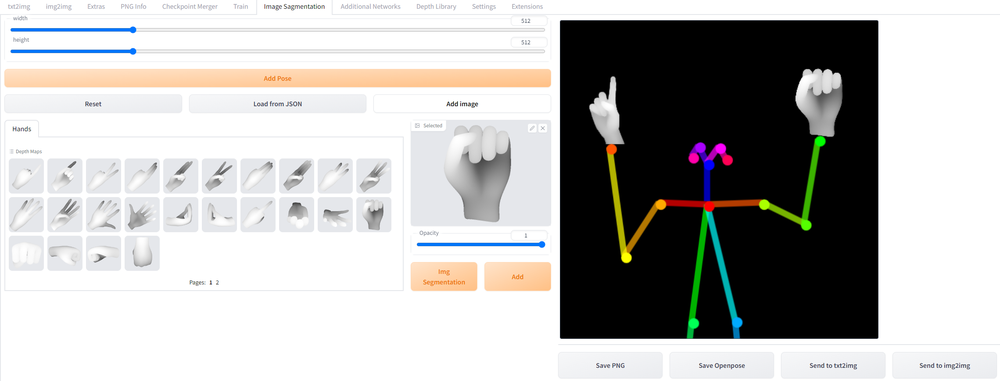
#> input picture images/1.png, 1000 x 381 px, shrunk from 2279 x 868 before the run
$ python -i util.py   (imports and definitions only)
#> lines starting #> are read from the running program, lines starting #| are printed output that depends on the picture; after the words box and inside, x2 and y2 are one past the last pixel; in counts of white or black regions, pixels touching at a corner belong together
# This code from https://github.com/lllyasviel/ControlNet

import math
import numpy as np
import matplotlib
import cv2


# [158 lines left out: functions padRightDownCorner, transfer, draw_bodypose, draw_handpose, handDetect, npmax, not called in this run]

def img_segmentation(file_path):
    # 读入图像
#> called with file_path = '../../images/1.png'
    print(file_path)
    # file_path = file_path.encode('gbk').decode('utf-8')
    image = cv2.imread(file_path)
#> image is the input picture: shape (381, 1000, 3); mean B, G, R 181.4, 183, 183.6

    # 转换为灰度图像
    # gray = cv2.cvtColor(image, cv2.COLOR_BGR2GRAY)

    # 应用边缘检测算法
    canny = cv2.Canny(image, 30, 150)
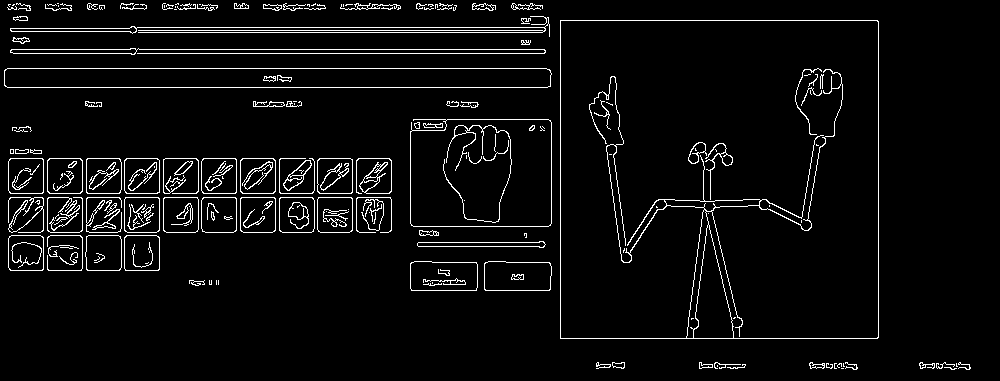
#> canny: shape (381, 1000); 4.8% white in thin lines or dots

    # 执行形态学操作，以便提取主体
    kernel = np.ones((5, 5), np.uint8)
    dilation = cv2.dilate(canny, kernel, iterations=1)
#> dilation: shape (381, 1000); 21.4% white; 37 white regions, largest, box (x1, y1, x2, y2) and area: (6, 147, 394, 273) 27652, (558, 18, 881, 341) 18678, (408, 117, 554, 238) 5755
    closing = cv2.morphologyEx(dilation, cv2.MORPH_CLOSE, kernel)
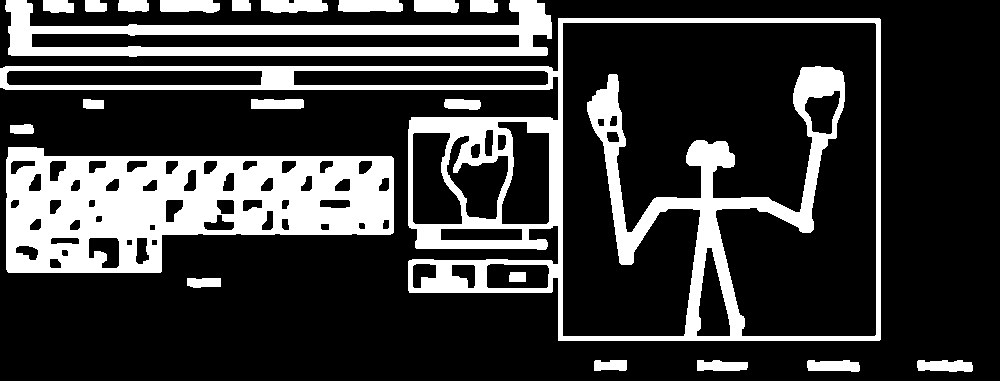
#> closing: shape (381, 1000); 22.8% white; 22 white regions

    # 查找主体轮廓并创建掩模
    contours, hierarchy = cv2.findContours(closing, cv2.RETR_EXTERNAL, cv2.CHAIN_APPROX_NONE)
#> contours = 21 contours; largest, box (x1, y1, x2, y2) and area: (0, 18, 881, 341) 140116, (6, 147, 394, 273) 36349, (5, 0, 552, 57) 17215, (261, 0, 328, 13) 684, (338, 0, 403, 12) 666
    mask = np.zeros_like(image)
    cv2.drawContours(mask, contours, -1, (255, 255, 255), -1)
#> mask: shape (381, 1000, 3); 53.6% white; 3 black regions (1 under 20 px), largest, box (x1, y1, x2, y2) and area: (0, 0, 1000, 381) 168951, (27, 0, 519, 26) 7966

    # 将掩模应用于图像
    result = image.copy()
    print(result.shape)
#| (381, 1000, 3)
    print(mask.shape)
#| (381, 1000, 3)
    # result[mask == [0,0,0]] = [0, 0, 0]


    # 对掩模进行填充
    h, w = mask.shape[:2]
#> h = 381; w = 1000
    mask_floodfill = mask.copy()
    cv2.floodFill(mask_floodfill, None, (0, 0), 255)
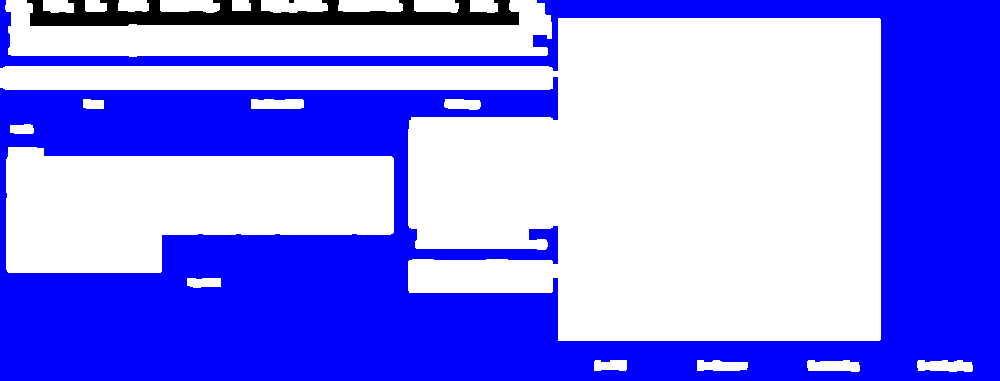
#> mask_floodfill: shape (381, 1000, 3); mean of channels 0, 1, 2 249.7, 136.6, 136.6; drawn as B, G, R
    mask_floodfill_inv = cv2.bitwise_not(mask_floodfill)
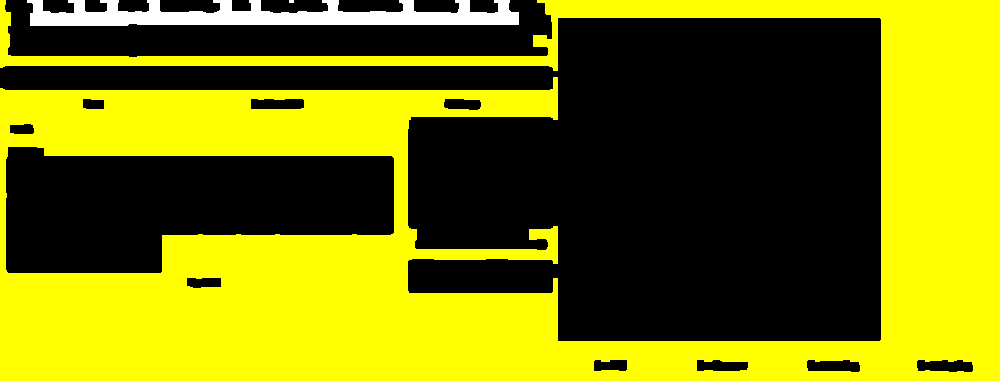
#> mask_floodfill_inv: shape (381, 1000, 3); mean of channels 0, 1, 2 5.3, 118.4, 118.4; drawn as B, G, R
    mask = mask | mask_floodfill_inv
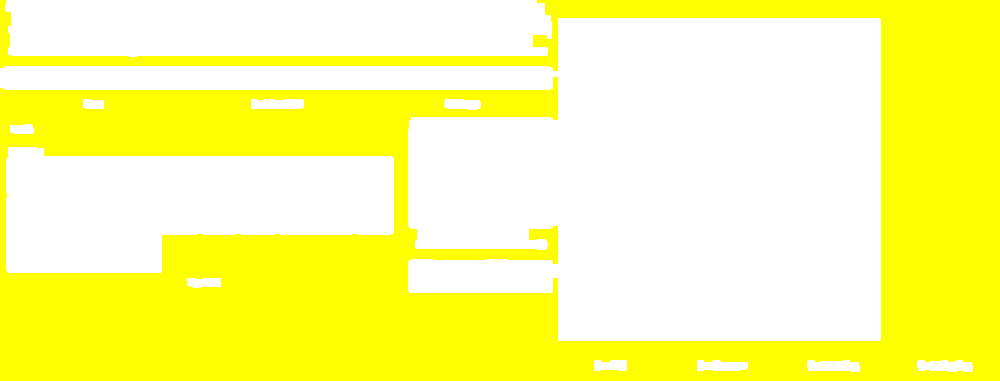
#> mask: shape (381, 1000, 3); mean of channels 0, 1, 2 141.9, 255, 255; drawn as B, G, R
    mask[(mask == (0, 255, 255)).all(axis=2)] = (0, 0, 0)
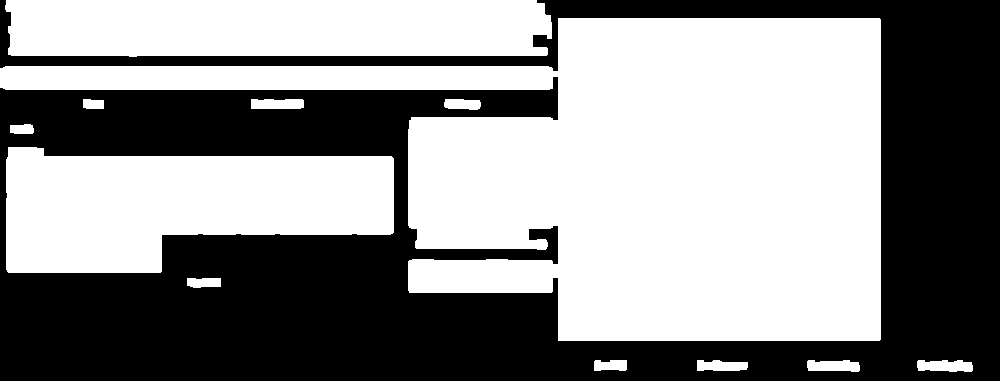
#> mask: shape (381, 1000, 3); 55.7% white; 1 black region, box (x1, y1, x2, y2) and area: (0, 0, 1000, 381) 168951
    # 将掩模与原图像相乘
    result = cv2.bitwise_and(image, mask)
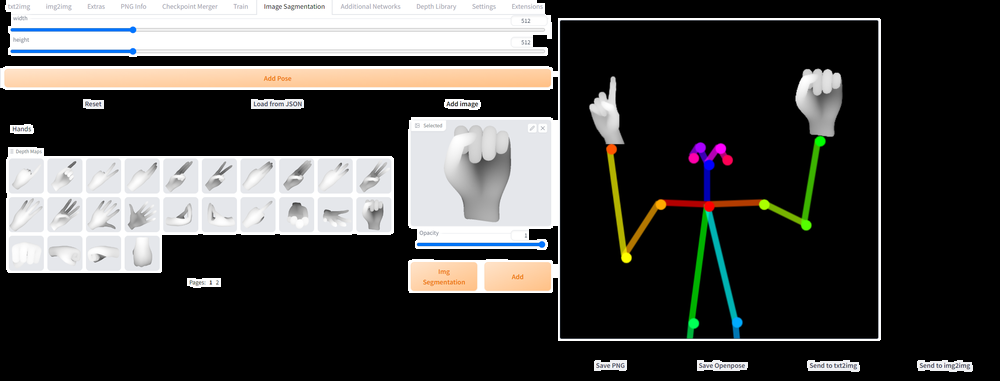
#> result: shape (381, 1000, 3); mean B, G, R 68.9, 70.7, 71.4
    # last_slash_idx = file_path.rfind("/")
    # filename = file_path[last_slash_idx + 1:]
    last_point_idx = file_path.rfind(".")
    filename = file_path[:last_point_idx - 1]
    print(filename)
    cv2.imwrite(filename+'_segmentation.png', result)


    # 显示结果图像
    # cv2.imshow('Result', result)
    # cv2.waitKey(0)
    # cv2.destroyAllWindows()

>>> result = img_segmentation('../../images/1.png')
